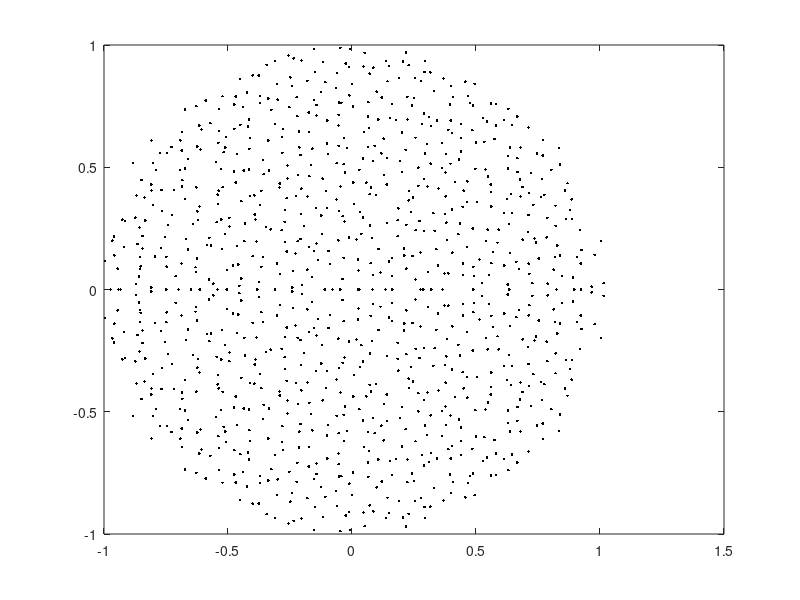

The MATLAB source for this figure: (Note: this script raises an error after producing the figure.)
%% Eigenvalues of random operators
% Yuji Nakatsukasa, April 2017

%%
% (Chebfun example linalg/Randfuneig.m)

%% 1. Eigenvalues of random matrices
% As is well known [2,3], eigenvalues of large random matrices 
% are distributed uniformly in a disk.
% This is called the circular law and it holds very generally (see [4]); 
% the matrix elements are allowed to come from a variety of random
% variables, as long as they are independent (a property called universality). Here we verify
% the circular law with a standard Gaussian random matrix. 
% Throughout this example, we scale the entries 
% in the standard fashion so that the asymptotic spectral radius converges to 1. 

n = 1000;
A = randn(n)/sqrt(n);
hold off
plot(eig(A),'k.'),hold on
plot(chebfun(@(x)exp(1i*x),[0 2*pi]))
axis(1.2*[-1 1 -1 1]), axis equal

%% 2. Eigenvalues of random low-rank matrices
% Low-rank matrices are everywhere these days. A natural question arises:
% what are the eigenvalues of random low-rank matrices? 
% Specifically, consider matrices given by $AB^T$ where $A,B$ are
% tall skinny $m\times n$ random matrices. Of course there are $m-n$ eigenvalues at 0.
% Where are the other eigenvalues? An important fact here 
% (which becomes crucial below)
% is that the nonzero eigenvalues are the same as those of
% $B^TA$, which is $n\times n$, hence smaller. 

n = 1000;
m = n*10;   % aspect ratio 10
A = randn(m,n)/power(m*n,1/4); 
B = randn(m,n)/power(m*n,1/4);

plot(eig(B'*A),'k.'), hold on
plot(chebfun(@(x)exp(1i*x),[0 2*pi]))
axis(1.2*[-1 1 -1 1]), axis equal

%%
% The eigenvalues again appear to be distributed uniformly on the unit disk! 
% A difficulty in explaining this is that here the elements aren't exactly independent. 
% Most results in the literature on random matrices concern i.i.d.
% elements. Nonetheless, recent studies [1,5] explain the phenomenon:
% the eigenvalues of $AB^T$ are indeed distributed in the unit disk, as
% $m,n\rightarrow \infty$,
% but generally not uniformly. 
% More precisely, denoting by $k=m/n$ the aspect ratio, 
% the eigenvalue density at radius $r(0<r<1)$ converges as $n\rightarrow \infty$
% almost surely to $g(r,k) = k/\sqrt{(1-k)^2+4kr^2}$. Note that as $k\rightarrow \infty$, 
% $g(r,k)$ converges to the
% constant $1$, independent of $r$. 
% This indicates that as we take the limit where the 
% aspect ratio tends to infinity (while $m,n\rightarrow \infty$), the
% eigenvalue distribution converges to the uniform distribution over the unit disk. 

%%
% Here is a qualitative explanation: As $m/n\rightarrow \infty$, the columns of 
% the matrices $A,B$ become close to orthonormal, so there is an
% orthogonal $m\times m$ matrix $Q$ such that
% $QA\approx \big[I_n, 0\big]^T$ ($Q$ would also be random),
% and then the eigenvalues $AB^T$, which are the same as those of $(QB)^T(QA)$,
% are approximately those of the top $n\times n$ block of $QB$, which has 
% elements that are i.i.d. 

%% 3. Eigenvalues of a product of two random matrices
% The function $g(r,k)$ above suggests that for a product of two random square matrices, 
% the eigenvalues should be markedly clustered near the origin. Let's
% illustrate this:

n = 1000;
m = n; % we just changed this from n*10 in the low-rank case
A = randn(m,n); 
B = randn(m,n);

plot(eig(B'*A)/sqrt(m*n),'k.'), hold on
plot(chebfun(@(x)exp(1i*x),[0 2*pi]))
axis(1.2*[-1 1 -1 1]), axis equal

%%
% One can play with the aspect ratio and see that the larger $m/n$ is, the
% more uniform the eigenvalue distribution becomes. 


%% 4. Eigenvalues of a Fredholm operator defined by a random, finite-rank bivariate function
% Now we explore the continuous analogue. 
% We construct a random bivariate function, generated by a new Chebfun
% command randnfun2: this generates a random bivariate function 
% obtained by forming a function of random Fourier coefficients (with support in a disk), 
% then restricting the domain to a smaller square. 
% Let's generate such a function and look at the associated eigenvalues: here,
% we examine the eigenvalues of the Fredholm integral operator whose kernel
% is the bivariate function (this is a compact operator).
% Here, the eig(chebfun2) code computes the nonzero eigenvalues, using again (only more crucially)
% the identity $eig(AB) = eig(BA)$, as there are infinitely many eigenvalues at 0). 

dt = 0.01;                             % max wavenumber 2pi/dt
dom = [-1 1 -1 1];
f = randnfun2(dom,dt,'norm');  % normalized randum function 
ei = eig(f);
disp(['Number of nonzero eigenvalues: ',num2str(length(ei))])
clf,plot(ei,'k.'),hold on
plot(chebfun(@(x)exp(1i*x),[0 2*pi]))
axis(1.2*dom), axis equal

%%
% Again we see eigenvalues in a disk; are they uniformly distributed? 
% By analogy with the finite-dimensional case, perhaps we expect the eigenvalues to be uniform, as we can regard $f(x,y)$ as $A(y)B(x)^T$ where $A,B$ are quasimatrices, i.e.,
% matrices of size $\infty \times n$, that is, the aspect ratio is
% $m/n=\infty$. 
% However, we think the distribution here is not quite uniform. 
% 
%%
% Experiments suggest that the uniformness depends on the support of the
% Fourier coefficients used for randnfun2. If we change it to bounded maximum
% degree, we obtain a more convincingly uniform distribution, aside from some clustering along the real axis: 
% (below we extract the essence of randnfun and change the support of the coefficients from a disk (2-norm bound) 
% to a square (max-norm bound); a 1-norm bound results in more clustered
% eigenvalues). It is an open problem to explain this observation! 

n = round(2/dt);
c = randn(2*n+1) + 1i*randn(2*n+1);     % random coefficients on a square
[x,y] = meshgrid(-n:n,-n:n);
if ( n>0 )
 %c = c.*((x/n).^2 + (y/n).^2 <= 1);    % 2-norm bound; default in randnfun 
 c = c.*(max(abs(x/n),abs(y/n)) <= 1);  % max-norm bound 
 %c = c.*( (abs(x/n)+abs(y/n)) <= 1);   % 1-norm bound: very clustered eigvals
end
c = c/sqrt(nnz(c));                     % ensure var = 1 at each point
n = round(1.2*(dom(4)-dom(3))/dt+2);
dom2 = [ dom(1) dom(1)+n*dt dom(3) ...  % bigger domain
    dom(3)+n*dt ]; 
f = chebfun2(c, dom2, 'coeffs', 'trig');% periodic chebfun2
f = real(f);
f = f{-1,1,-1,1}/sqrt(dt);              % restrict and normalize

ei = eig(f);
disp(['Number of nonzero eigenvalues: ',num2str(length(ei))])
clf,plot(ei,'k.'),hold on
plot(chebfun(@(x)exp(1i*x),[0 2*pi]))
axis(1.2*[-1 1 -1 1]), axis equal

%% 5. References
% 
% 1. Burda, Z. and Jarosz, A. and Livan, G. and Nowak, M. A. and Swiech, A.,
% Eigenvalues and singular values of products of rectangular Gaussian
% random matrices,
% _Physical Review E._, 82(6),061-114,2010.
% 
% 2. J. Ginibre, Statistical ensembles of complex, quaternion, and real 
% matrices,
% _J. Math. Phys._,6, 440, 1965.
% 
% 3. M. L. Mehta,
% _Random Matrices_, Academic Press, 2004. 
%
% 4. T. Tao, V. Vu, Random matrices: Universality of ESDs and the circular law, 
% _The Annals of Probability_, 38(5), 2023--2065, 2010,
% 
% 5. X. Zeng, Limiting empirical distribution for eigenvalues of products of random rectangular matrices, 
% _Statistics & Probability Letters_, 126, 33--40, 2017.  
% 
